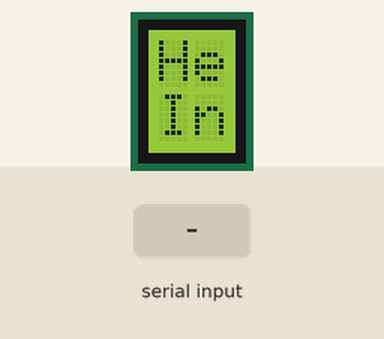
Recording of a sketch running on a simulated Arduino Uno, built with avr-gcc and run on an emulated ATmega328P. Parts: 2×2 character LCD. The test bench sets the inputs (shaded band). What the sketch prints to the serial monitor is not drawn.

Above: at 1.0 s.
3.8 s: "1\n" received over Serial
At 8.1 s:
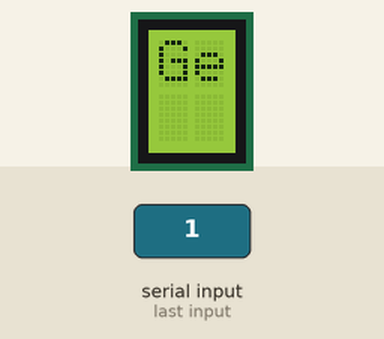
At 8.8 s:
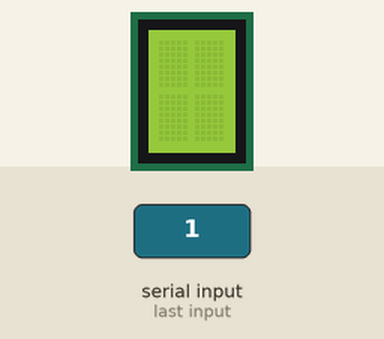
Timing chart, 0 to 10.3 s (numbered marks = the images above; inputs shaded):
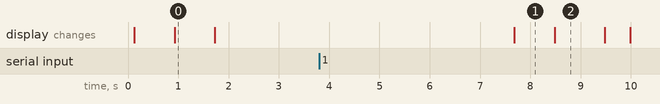

The sketch:

master_main.ino
```cpp
#include "implement_manager.h"
#include <SPI.h>

volatile bool newData = false;
String receivedStr;

ImplementManager& manager = ImplementManager::getInstance();

void setup()
{
  manager.setup();
  manager.initializeSimulation();
  manager.getMenuInterface()->display();
}

void loop()
{
  manager.runSimulation();
  manager.getMenuInterface()->activateAction();
}
```

implement.h
```cpp
#ifndef IMPLEMENT_H_
#define IMPLEMENT_H_

#include <Arduino.h>

class Implement
{
protected:
  unsigned int m_id;
  bool m_state;
  double m_fuelLevel;

public:
  Implement():m_id(0), m_state(false) ,m_fuelLevel(0){};
  virtual ~Implement(){};

  virtual unsigned int getId() const = 0;
  virtual bool getState() const = 0;
  virtual double getFuelLevel() const = 0;

  virtual void setId(unsigned int id) = 0;
  virtual void setState(bool state) = 0;
  virtual void setFuelLevel(double level) = 0;
};

#endif /* IMPLEMENT_H_ */
```

implement_manager.cpp
```cpp
#include "implement_manager.h"
#include "spi_implement.h"
#include "rs232_implement.h"

void ImplementManager::addImplement(Implement* implement)
{
    if(m_implementCount < MAX_IMPLEMENT_COUNT)
    {
      implement->setId(m_implementCount);
      m_implements[m_implementCount++] = implement;
    }
}

void ImplementManager::setup()
{
  m_menuInterface->getLcdInterface()->setup();
  Serial.begin(9600);
}

void ImplementManager::initializeSimulation()
{
  Serial.println("======================================");
  Serial.println("Hello BlueWhite! Initialize Simulation");
  Serial.println("======================================\n");

  m_menuInterface->getLcdInterface()->printToLCD(0, 0, "Hello BlueWhite!");
  m_menuInterface->getLcdInterface()->printToLCD(1, 0, "Init Simulation");
  m_menuInterface->getLcdInterface()->clearLCD();

  // Initialize implements
  Implement* rs232Implements = new RS232Implement[RS232_IMPLEMENTS];
  Implement* spiImplements = new SPIImplement[SPI_IMPLEMENTS](SS_PIN);

  for (unsigned int i = 0; i < SPI_IMPLEMENTS; i++)
  {
    addImplement(&spiImplements[i]);
  }

  for (unsigned int i = 0; i < RS232_IMPLEMENTS; i++)
  {
    addImplement(&rs232Implements[i]);
  }

  // Add initial turn-on events for each implement
  for (unsigned int i = 0; i < m_implementCount; i++)
  {
    scheduleTurnOnEvent(m_implements[i]->getId());
  }
}

void ImplementManager::runSimulation()
{
  while (!m_eventQueue.isEmpty())
  {
    Event currentEvent = m_eventQueue.top();
    m_eventQueue.pop();

    // Simulate the event's effects on the corresponding implement
    Implement* implement = m_implements[currentEvent.m_implementId];

    // Process Events
    switch (currentEvent.m_eventType)
    {
      case FuelConsumption:
        processFuelConsumption(implement, currentEvent);
        break;

      case TurnOn:
        processTurnOn(implement, currentEvent);
        break;

      case FuelEmpty:
        processFuelEmpty(implement, currentEvent);
        break;

      case ExternalTrigger:
        processExternalTrigger(implement, currentEvent);
        break;

      case Telemetry:
        processTelemetry(implement, currentEvent.m_time);
        break;

      default:
        break;
    }
  }

  static bool endSim = true;
  double currentTime = getCurrentTime();
//  Serial.print("currentTime = ");
//  Serial.println(currentTime);

  if(currentTime <= SIMULATION_TIME)
  {
    for (unsigned int i = 0; i < m_implementCount; i++)
    {
      if (m_implements[i]->getState())
      {
        scheduleFuelConsumptionEvent(m_implements[i]->getId(), getCurrentTime());
      }
    }

    // Update simulation time
    setCurrentTime(currentTime + TIME_STEP);
    delay(TIME_STEP_DELAY);
  }
  else if(endSim)
  {
    Serial.println("======== Simulation Finished =========");
    m_menuInterface->getLcdInterface()->printToLCD(0, 0, "== Simulation ==");
    m_menuInterface->getLcdInterface()->printToLCD(1, 0, "==== Finshed ===");
    endSim = false;
  }
}

void ImplementManager::processTurnOn(Implement* implement, Event& currentEvent)
{
  implement->setState(true);
  implement->setFuelLevel(FULL_FUEL_TANK);
  String buf = "ImplementManager::processTurnOn: Implement Id: " + String(implement->getId()) + " Turned On\n";
  Serial.println("=============== Event ================");
  Serial.println(buf);
}

void ImplementManager::processFuelConsumption(Implement* implement, Event& currentEvent)
{
  double timeDelta = getCurrentTime() - currentEvent.m_time;
  implement->setFuelLevel(implement->getFuelLevel() - FUEL_CONSUMPTION_RATE * timeDelta);

  if (implement->getFuelLevel() <= 0.0)
  {
    implement->setFuelLevel(0.0);
    scheduleFuelEmptyEvent(currentEvent.m_implementId, currentEvent.m_time);
  }
}

void ImplementManager::processFuelEmpty(Implement* implement, Event& currentEvent)
{
  implement->setState(false);
  String buf = "ImplementManager::processFuelEmpty: Implement Id: " + String(implement->getId()) + " Turned Off\n";
  Serial.println("=============== Event ================");
  Serial.println(buf);

  buf = "=== New Event ===";
  m_menuInterface->getLcdInterface()->flashMessage(buf.c_str(), 2, 500, 500);

  buf = "Event Time: " + String(currentEvent.m_time);
  m_menuInterface->getLcdInterface()->printToLCD(0, 0, buf.c_str());

  buf = "Implement Id: " + String(implement->getId());
  m_menuInterface->getLcdInterface()->printToLCD(1, 0, buf.c_str());

  m_menuInterface->getLcdInterface()->clearLCD();

  buf = "State: Off";
  m_menuInterface->getLcdInterface()->printToLCD(0, 0, buf.c_str());

  buf = "Fuel Tank Empty";
  m_menuInterface->getLcdInterface()->printToLCD(1, 0, buf.c_str());

  m_menuInterface->getLcdInterface()->clearLCD();
}

void ImplementManager::processExternalTrigger(Implement* implement, Event& currentEvent)
{
  implement->setState(currentEvent.m_state);

  String buf = "ImplementManager::processExternalTrigger: Event Time: " + String(currentEvent.m_time) +
               " Implement Id: " + String(implement->getId());

  buf += currentEvent.m_state ? " Turned On\n" : " Turned Off\n";

  Serial.println("=============== Event ================");
  Serial.println(buf);
}

void ImplementManager::processTelemetry(Implement* implement, double telemetryTime)
{
   String buf = "ImplementManager::processTelemetry: Event Time: " + String(telemetryTime) +
                " Implement Id: " + String(implement->getId()) + " State: " + String(implement->getState()) +
                " Fuel Level: " + String(implement->getFuelLevel()) + "\n";

  Serial.println("=============== Event ================");
  Serial.println(buf);

  buf = "=== New Event ===";
  m_menuInterface->getLcdInterface()->flashMessage(buf.c_str(), 2, 500, 500);

  buf = "Event Time: " + String(telemetryTime);
  m_menuInterface->getLcdInterface()->printToLCD(0, 0, buf.c_str());

  buf = "Implement Id: " + String(implement->getId());
  m_menuInterface->getLcdInterface()->printToLCD(1, 0, buf.c_str());

  m_menuInterface->getLcdInterface()->clearLCD();

  buf = "State: ";
  buf += implement->getState() ? "On" : "Off";
  m_menuInterface->getLcdInterface()->printToLCD(0, 0, buf.c_str());

  buf = "Fuel: " + String(implement->getFuelLevel());
  m_menuInterface->getLcdInterface()->printToLCD(1, 0, buf.c_str());

  m_menuInterface->getLcdInterface()->clearLCD();
}

void ImplementManager::scheduleTurnOnEvent(unsigned int implementId)
{
  Event turnOnEvent;
  turnOnEvent.m_time = 0.0;
  turnOnEvent.m_implementId = implementId;
  turnOnEvent.m_eventType = TurnOn;
  m_eventQueue.insert(turnOnEvent);
}

void ImplementManager::scheduleFuelConsumptionEvent(unsigned int implementId, double fuelConsumptionTime)
{
  Event fuelConsumptionEvent;
  fuelConsumptionEvent.m_time = fuelConsumptionTime;
  fuelConsumptionEvent.m_implementId = implementId;
  fuelConsumptionEvent.m_eventType = FuelConsumption;
  m_eventQueue.insert(fuelConsumptionEvent);
}

void ImplementManager::scheduleFuelEmptyEvent(unsigned int implementId, double fuelEmptyTime)
{
  Event fuelEmptyEvent;
  fuelEmptyEvent.m_time = fuelEmptyTime;
  fuelEmptyEvent.m_implementId = implementId;
  fuelEmptyEvent.m_eventType = FuelEmpty;
  m_eventQueue.insert(fuelEmptyEvent);
}

void ImplementManager::scheduleExternalTriggerEvent(unsigned int implementId, bool state, double triggerTime)
{
  Event exTriggerEvent;
  exTriggerEvent.m_time = triggerTime;
  exTriggerEvent.m_implementId = implementId;
  exTriggerEvent.m_eventType = ExternalTrigger;
  exTriggerEvent.m_state = state;
  m_eventQueue.insert(exTriggerEvent);
}

void ImplementManager::scheduleTelemetryEvent(unsigned int implementId, double telemetryTime)
{
  Event telemetryEvent;
  telemetryEvent.m_time = telemetryTime;
  telemetryEvent.m_implementId = implementId;
  telemetryEvent.m_eventType = Telemetry;
  m_eventQueue.insert(telemetryEvent);
}
```

implement_manager.h
```cpp
#ifndef IMPLEMENT_MANAGER_H_
#define IMPLEMENT_MANAGER_H_

#include <Arduino.h>

#include "implement.h"
#include "min_heap.h"
#include "menu.h"
#include "lcd.h"

// Simulation Constants
const double SIMULATION_TIME = 10;
const double TIME_STEP = 5e-2;
const double TIME_STEP_DELAY = 10;
const double FUEL_CONSUMPTION_RATE = 1;
const double FULL_FUEL_TANK = 10;

const unsigned int SPI_IMPLEMENTS = 1;
const unsigned int RS232_IMPLEMENTS = 2;

const unsigned int MAX_IMPLEMENT_COUNT = 10;

class ImplementManager
{
  Implement* m_implements[MAX_IMPLEMENT_COUNT];
  unsigned int m_implementCount;
  MinHeap m_eventQueue;
  double m_currentTime;

  Menu* m_menuInterface;

  ImplementManager() : m_implementCount(0), m_eventQueue(10), m_currentTime(0.0)
  {
    myLcd* lcdInstance = new myLcd(LCD_ROWS, LCD_ROWS, LCD_DELAY);
    m_menuInterface = new Menu(menuItems, numMenuItems, lcdInstance);
  }

public:
  static ImplementManager& getInstance()
  {
    static ImplementManager instance;
    return instance;
  }

  // Delete copy constructor and assignment operator to enforce singleton
  ImplementManager(const ImplementManager&) = delete;
  void operator=(const ImplementManager&) = delete;

  void setup();

  Implement* getImplements(unsigned int index){return m_implements[index];};
  unsigned int getImplementCount()const{return m_implementCount;};
  Menu* getMenuInterface() const{return m_menuInterface;};
  double getCurrentTime()const{return m_currentTime;};

  void setCurrentTime(double time){m_currentTime = time;};

  void addImplement(Implement* implement);
  void initializeSimulation();
  void runSimulation();

  void scheduleTurnOnEvent(unsigned int implementId);
  void scheduleFuelConsumptionEvent(unsigned int implementId, double fuelConsumptionTime);
  void scheduleFuelEmptyEvent(unsigned int implementId, double fuelEmptyTime);
  void scheduleExternalTriggerEvent(unsigned int implementId, bool state, double triggerTime);
  void scheduleTelemetryEvent(unsigned int implementId, double telemetryTime);

  void processTurnOn(Implement* implement, Event& currentEvent);
  void processFuelConsumption(Implement* implement, Event& currentEvent);
  void processFuelEmpty(Implement* implement, Event& currentEvent);
  void processExternalTrigger(Implement* implement, Event& currentEvent);
  void processTelemetry(Implement* implement, double telemetryTime);
};

#endif /* IMPLEMENT_MANAGER_H_ */
```

menu.cpp
```cpp
#include "menu.h"
#include "implement_manager.h"

// Define menu items
MenuItem menuItems[] =
{
    {1, "Get Status"},
    {2, "External Trigger"}
};

const unsigned int numMenuItems = sizeof(menuItems) / sizeof(menuItems[0]);

Menu::Menu(MenuItem* items, unsigned int itemCount, myLcd* lcd)
          : m_menuItems(items), m_numMenuItems(itemCount), m_lcdInterface(lcd){}

void Menu::display()
{
    Serial.println("================ Menu ================");
    for (unsigned int i = 0; i < m_numMenuItems; i++)
    {
        Serial.print(m_menuItems[i].index);
        Serial.print(": ");
        Serial.println(m_menuItems[i].description);
    }
    Serial.println("======================================");
    Serial.println();
}

void Menu::activateAction()
{
  static bool chooseImplement = false;

  if (newData)
  {
    String userInput = receivedStr;
    newData = false;
    receivedStr = "";

    unsigned int action, id;

    if(chooseImplement)
    {
      action = m_menuItems[1].index;
      id = userInput.toInt();
    }
    else
    {
      action = userInput.toInt();
    }

    switch(action)
    {
      case 1:
        actionOption1();
        break;

      case 2:
        if(chooseImplement)
        {
          ImplementManager& manager = ImplementManager::getInstance();

          if(0 <= id && id < manager.getImplementCount())
          {
            String buf = "Implement Id: " + String(id) + " has been chosen to be toggle\n";
            Serial.println(buf);
            actionOption2(id);
          }
          else
          {
            Serial.println("Invalid Implement. Please select a valid option.");
          }
          chooseImplement = false;
        }
        else
        {
          chooseImplement = true;
          Serial.println("--------- Choose Implement: ----------");
        }
        break;

      default:
        Serial.println("Invalid input. Please select a valid option.");
        break;
    }
    if(!chooseImplement)
    {
      display();
    }
  }
}

// Menu action functions

void Menu::actionOption1()
{
    Serial.println("--------- Executing Option 1 ---------\n");

    getLcdInterface()->clearLCD();
    getLcdInterface()->printToLCD(0, 0, getMenuItems()[0].description);
    getLcdInterface()->clearLCD();

    ImplementManager& manager = ImplementManager::getInstance();

    for (unsigned int i = 0; i < manager.getImplementCount(); i++)
    {
        manager.scheduleTelemetryEvent(manager.getImplements(i)->getId(), manager.getCurrentTime());
    }
}

void Menu::actionOption2(unsigned int id)
{
    Serial.println("--------- Executing Option 2 ---------\n");

    getLcdInterface()->clearLCD();
    getLcdInterface()->printToLCD(0, 0, getMenuItems()[1].description);
    getLcdInterface()->clearLCD();

    ImplementManager& manager = ImplementManager::getInstance();

    manager.scheduleExternalTriggerEvent(manager.getImplements(id)->getId(), manager.getImplements(id)->getState() ^ true, manager.getCurrentTime());
}

/*
  SerialEvent occurs whenever a new data comes in the hardware serial RX. This
  routine is run between each time loop() runs, so using delay inside loop can
  delay response. Multiple bytes of data may be available.
*/
void serialEvent()
{
  while (Serial.available())
  {
    // get the new byte:
    char inChar = (char)Serial.read();
    // add it to the inputString:
    receivedStr += inChar;
    // if the incoming character is a newline, set a flag so the main loop can
    // do something about it:
    if (inChar == '\n')
    {
      newData = true;
    }
  }
}
```

menu.h
```cpp
#ifndef MENU_H_
#define MENU_H_

#include <Arduino.h>

#include "lcd.h"

struct MenuItem {
    const unsigned int index;
    const char* description;
};

extern MenuItem menuItems[];
extern const unsigned int numMenuItems;

extern volatile bool newData;
extern String receivedStr;

class Menu
{
    MenuItem* m_menuItems;
    unsigned int m_numMenuItems;
    myLcd* m_lcdInterface;
public:
    Menu(MenuItem* items, unsigned int itemCount, myLcd* lcd);

    void display();

    MenuItem* getMenuItems()const{return m_menuItems;}
    myLcd* getLcdInterface()const{return m_lcdInterface;}

    void activateAction();
    void actionOption1();
    void actionOption2(unsigned int id);
};

void serialEvent();

#endif /* MENU_H_ */
```

min_heap.cpp
```cpp
#include "min_heap.h"

Event::Event(double time, unsigned int implementId, EventType eventType)
        : m_time(time), m_implementId(implementId), m_eventType(eventType){}

Event::Event(double time, unsigned int implementId, EventType eventType, bool state)
        : m_time(time), m_implementId(implementId), m_eventType(eventType), m_state(state){}

void MinHeap::heapifyUp(unsigned int index)
{
    while (index > 0)
    {
        unsigned int parentIndex = (index - 1) / 2;
        if (heap[index] < heap[parentIndex])
        {
            swap(heap[parentIndex], heap[index]);
            index = parentIndex;
        }
        else
        {
            break;
        }
    }
}

void MinHeap::heapifyDown(unsigned int index)
{
    unsigned int leftChild = 2 * index + 1;
    unsigned int rightChild = 2 * index + 2;
    unsigned int smallest = index;

    if (leftChild < size && heap[leftChild] < heap[smallest])
    {
        smallest = leftChild;
    }
    if (rightChild < size && heap[rightChild] < heap[smallest])
    {
        smallest = rightChild;
    }

    if (smallest != index)
    {
        swap(heap[index], heap[smallest]);
        heapifyDown(smallest);
    }
}

void MinHeap::resizeHeap(unsigned int newCapacity)
{
    Event* newHeap = new Event[newCapacity];
    for (unsigned int i = 0; i < size; ++i)
    {
        newHeap[i] = heap[i];
    }
    delete[] heap;
    heap = newHeap;
    capacity = newCapacity;
}

void MinHeap::swap(Event& a, Event& b)
{
    Event temp = a;
    a = b;
    b = temp;
}

MinHeap::MinHeap(unsigned int initialCapacity) : capacity(initialCapacity), size(0)
{
    heap = new Event[capacity];
}

MinHeap::~MinHeap()
{
    delete[] heap;
}

void MinHeap::insert(const Event& event)
{
    if (size == capacity)
    {
        // Double the capacity and resize the heap
        resizeHeap(capacity * 2);
    }
    heap[size] = event;
    heapifyUp(size);
    size++;
}

void MinHeap::pop()
{
    heap[0] = heap[size - 1];
    size--;
    heapifyDown(0);

    // Shrink the heap if size becomes too small
    if (size <= capacity / 4 && capacity > 4)
    {
        resizeHeap(capacity / 2);
    }
}

Event MinHeap::top()const
{
  return !isEmpty() ? heap[0] : Event();
}

void MinHeap::printHeap()
{
    for (unsigned int i = 0; i < size; ++i)
    {
        Serial.print("currentEvent.m_time = ");
        Serial.print(heap[i].m_time);
        Serial.print(", currentEvent.m_implementId = ");
        Serial.println(heap[i].m_implementId);
    }
}
```

Source omitted: min_heap.h (1405 bytes), rs232_implement.h (662 bytes), spi_implement.cpp (1451 bytes), spi_implement.h (882 bytes), lcd.cpp (1378 bytes), lcd.h (1104 bytes)

Measured:
- after the input at 3.8 s, the display: changes after 3.9 s (image 1)
- what the display in image 0 shows lasts 0.8 s, from 0.9 s to 1.7 s
